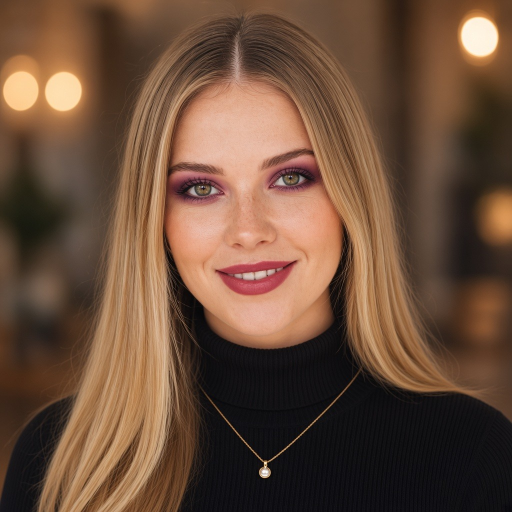
#> input picture Lookmira/AppStore/models/evening.jpg, 1024 x 1024 px (shown at 1/2 size)
$ python -i render_kit.py   (imports and definitions only)
#> lines starting #> are read from the running program, lines starting #| are printed output that depends on the picture
#!/usr/bin/env python3
"""Build the Lookmira icon set and the five 1206×2622 App Store screenshots."""

from pathlib import Path

from PIL import Image, ImageDraw, ImageFilter, ImageFont

ROOT = Path(__file__).resolve().parents[1]
INCOMING = ROOT / "AppStore" / "incoming"
MODELS = ROOT / "AppStore" / "models"
SAMPLES = ROOT / "App" / "SamplePhotos"
ICON_DIR = ROOT / "AppStore" / "icon"
APPICON = ROOT / "App" / "Assets.xcassets" / "AppIcon.appiconset"
SHOTS = ROOT / "AppStore" / "screenshots" / "1206x2622"
WEB = ROOT / "AppStore" / "website"

SERIF = "/usr/share/fonts/truetype/liberation/LiberationSerif-Bold.ttf"
SERIF_REG = "/usr/share/fonts/truetype/liberation/LiberationSerif-Regular.ttf"
SANS = "/usr/share/fonts/truetype/macos/Inter-Regular.ttf"
SANS_MED = "/usr/share/fonts/truetype/macos/Inter-Medium.ttf"
SANS_SEMI = "/usr/share/fonts/truetype/macos/Inter-SemiBold.ttf"

IVORY = (247, 241, 234)
PAPER = (255, 252, 248)
INK = (42, 33, 28)
SOFT = (92, 81, 72)
PEACH = (201, 106, 85)
DEEP = (163, 75, 60)
BLUSH = (243, 224, 214)
LINE = (230, 220, 210)
WHITE = (255, 255, 255)

W, H = 1206, 2622
SCREEN_W, SCREEN_H = 900, 1956


def font(path, size):
    return ImageFont.truetype(path, size)


# [20 lines left out: functions cover, rounded_mask, paste_round, not called in this run]


def text_w(draw, text, fnt):
    return draw.textlength(text, font=fnt)


# [13 lines left out: function wrap, not called in this run]


def center_text(draw, text, y, fnt, fill, width=W):
    draw.text(((width - text_w(draw, text, fnt)) / 2, y), text, font=fnt, fill=fill)


def pill(draw, xy, fill, outline=None):
    draw.rounded_rectangle(xy, radius=999, fill=fill, outline=outline)


def make_icons(icon_path):
    """Scale the approved full-bleed icon. The word Lookmira is already in the artwork."""
#> called with icon_path = 'models/evening.jpg'
    ICON_DIR.mkdir(parents=True, exist_ok=True)
    APPICON.mkdir(parents=True, exist_ok=True)
    plate = Image.open(icon_path).convert("RGB")
#> plate is the input picture: PIL image 1024x1024 RGB; mean R, G, B 106.9, 77.7, 58.5
    if plate.size != (1024, 1024):
        plate = plate.resize((1024, 1024), Image.Resampling.LANCZOS)
    plate = plate.convert("RGB")
    assert plate.mode == "RGB" and plate.getbands() == ("R", "G", "B")
    kit = ICON_DIR / "AppIcon-1024.png"
    plate.save(kit, "PNG")
    (APPICON / "icon-1024.png").write_bytes(kit.read_bytes())
    slots = [20, 29, 40, 58, 60, 76, 80, 87, 120, 152, 167, 180, 1024]
    for px in slots:
        slot = plate.resize((px, px), Image.Resampling.LANCZOS).convert("RGB")
        assert slot.mode == "RGB"
        slot.save(APPICON / f"icon-{px}.png", "PNG")
#> this loop made 13 passes
#> pass 1, in make_icons, `slot = plate.resize((px, px), Image.Resampling.LANCZOS).convert("RGB")`:
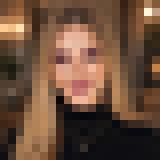
#> slot: PIL image 20x20 RGB (shown 8 times larger); mean R, G, B 106.9, 77.7, 58.6
#> pass 2, in make_icons, `slot = plate.resize((px, px), Image.Resampling.LANCZOS).convert("RGB")`:
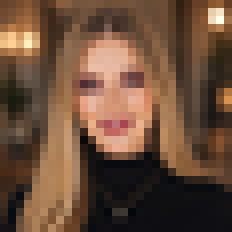
#> slot: PIL image 29x29 RGB (shown 8 times larger); mean R, G, B 106.9, 77.7, 58.5
#> pass 3, in make_icons, `slot = plate.resize((px, px), Image.Resampling.LANCZOS).convert("RGB")`:
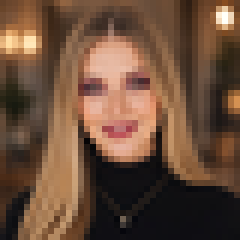
#> slot: PIL image 40x40 RGB (shown 6 times larger); mean R, G, B 106.9, 77.7, 58.5
    WEB.mkdir(parents=True, exist_ok=True)
    plate.resize((180, 180), Image.Resampling.LANCZOS).convert("RGB").save(WEB / "apple-touch-icon.png", "PNG")
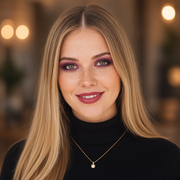
#> saved as apple-touch-icon.png: PIL image 180x180 RGB; mean R, G, B 106.9, 77.7, 58.5
    plate.resize((32, 32), Image.Resampling.LANCZOS).convert("RGB").save(WEB / "favicon-32.png", "PNG")
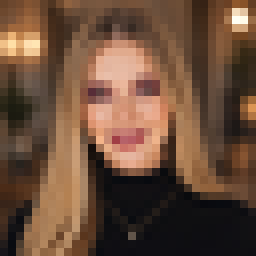
#> saved as favicon-32.png: PIL image 32x32 RGB (shown 8 times larger); mean R, G, B 106.9, 77.7, 58.5
    plate.resize((192, 192), Image.Resampling.LANCZOS).convert("RGB").save(WEB / "icon-192.png", "PNG")
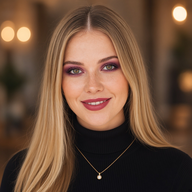
#> saved as icon-192.png: PIL image 192x192 RGB; mean R, G, B 106.9, 77.7, 58.5
    reopened = Image.open(kit)
    assert reopened.size == (1024, 1024) and reopened.mode == "RGB"


# [302 lines left out: functions phone, status, chip, card, diary_screen, detail_screen and 5 more, not called in this run]


# [2 lines not run here, left out]

>>> result = make_icons('models/evening.jpg')
